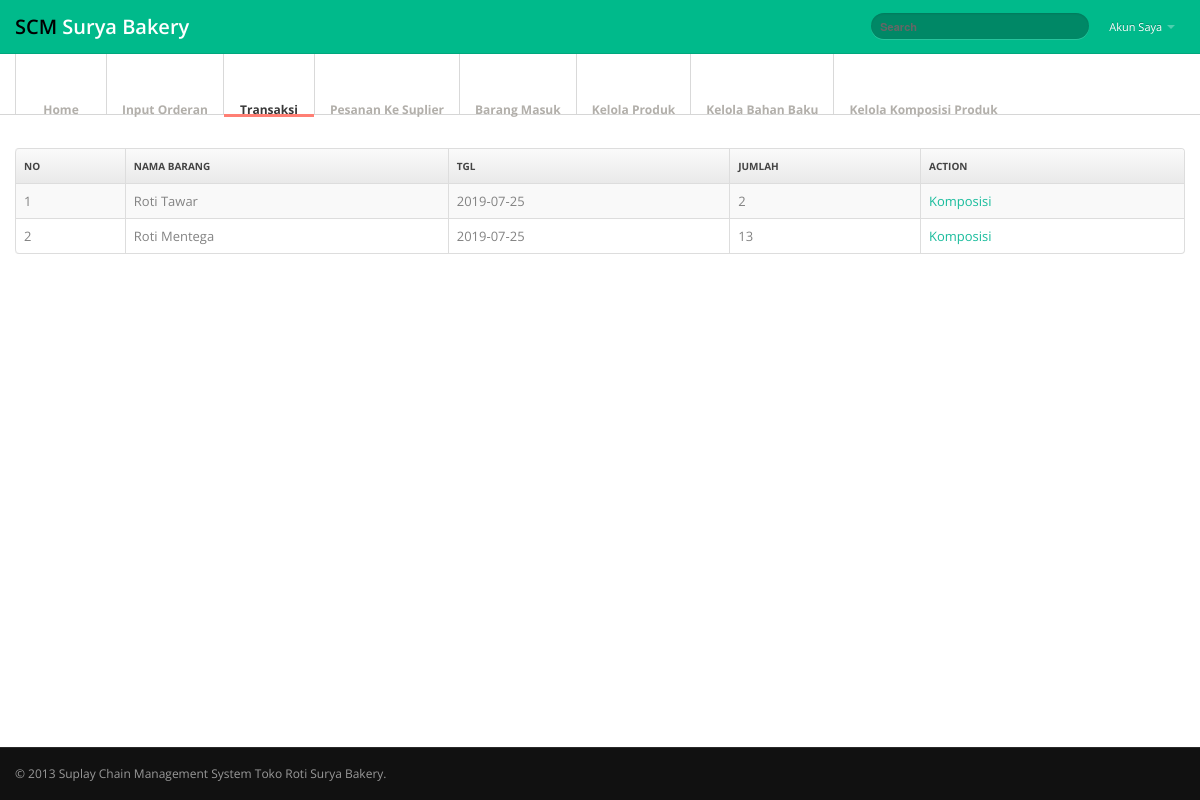
Page /admin.php?module=transaksi (signed in) on the earlier database version.
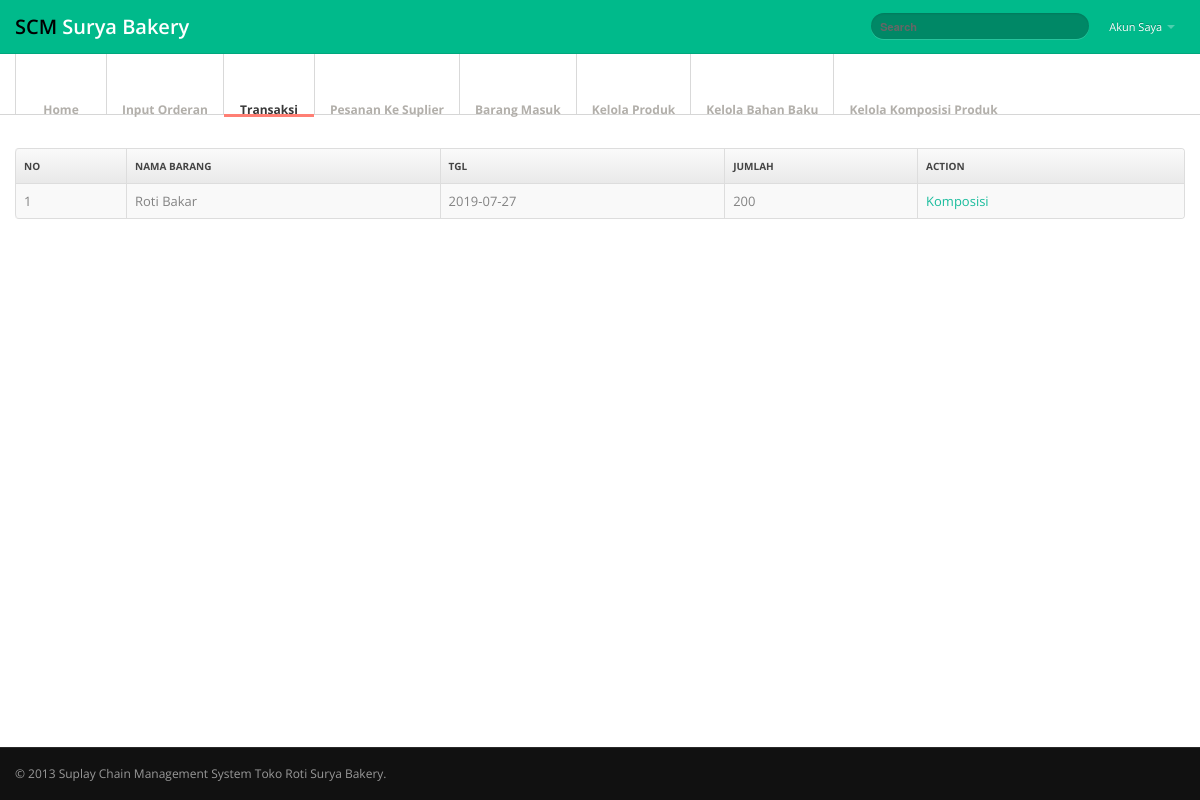
Same page on the later database version.
### tables this page shows
CREATE TABLE `trx_pelanggan` (
  `id` int(11) NOT NULL,
  `id_barang` varchar(20) NOT NULL,
  `tgl` date NOT NULL,
  `jumlah` int(11) NOT NULL
);

CREATE TABLE `barang_tersedia` (
  `id_barang_tersedia` varchar(11) NOT NULL,
  `nama` varchar(60) NOT NULL
);

### module/admin/transaksi.php (the view)
<div class="container">
  <div class="row">
    <div class="span12">
    		<?php
          include 'module/koneksi.php';
          $query = mysqli_query($koneksi, "SELECT trx_pelanggan.*, barang_tersedia.* from trx_pelanggan JOIN barang_tersedia ON trx_pelanggan.id_barang = barang_tersedia.id_barang_tersedia");
        ?>
        <div class="panel-body table-responsive">
          <table id="example" class="table table-striped table-bordered" cellspacing="0" width="100%">
          <thead>
            <th>No</th>
            <th>Nama Barang</th>
            <th>Tgl</th>
            <th>Jumlah</th>
            <th>Action</th>
          </thead>
          <tbody>
          <?php
            $no = 1;
            while ($row = mysqli_fetch_array($query)) { ?>
            <tr>
              <td><?php echo $no++; ?></td>
              <td><?php echo $row['nama']; ?></td>
              <td><?php echo $row['tgl']; ?></td>
              <td><?php echo $row['jumlah']; ?></td>
              <td>
                <a href="?module=details&id_detail=<?php echo $row['id']; ?>" target="_blank">Komposisi</a>
              </td>
            </tr>
            <?php } ?>
          </tbody>
        </table>
        </div>
    </div>
  </div>
</div>

Differences in the rows shown:
removed trx_pelanggan: barang_tersedia.nama "Roti Mentega", tgl "2019-07-25", jumlah "13"
changed trx_pelanggan: barang_tersedia.nama "Roti Tawar" → "Roti Bakar"; tgl "2019-07-25" → "2019-07-27"; jumlah "2" → "200"
